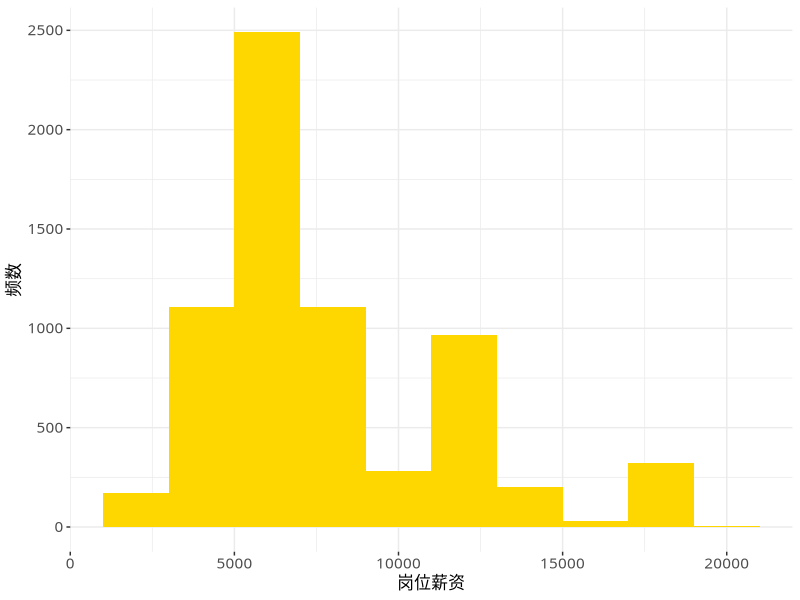
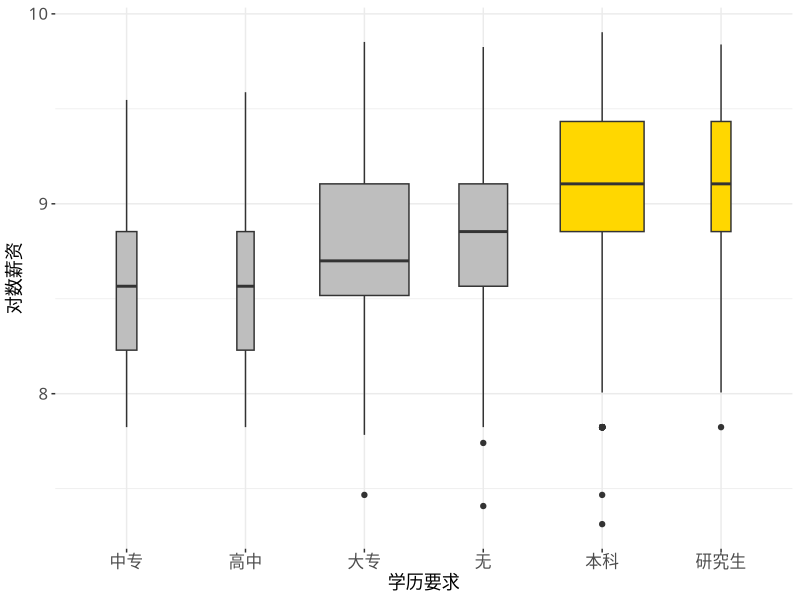
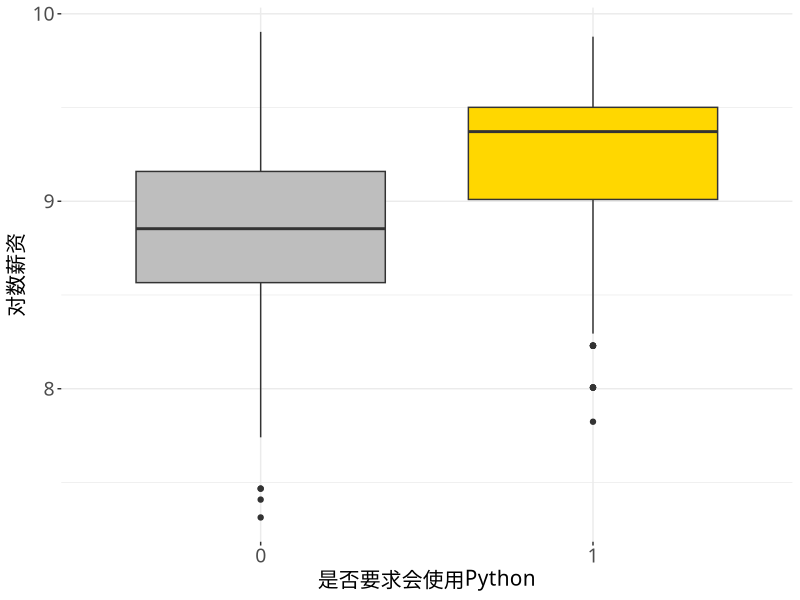
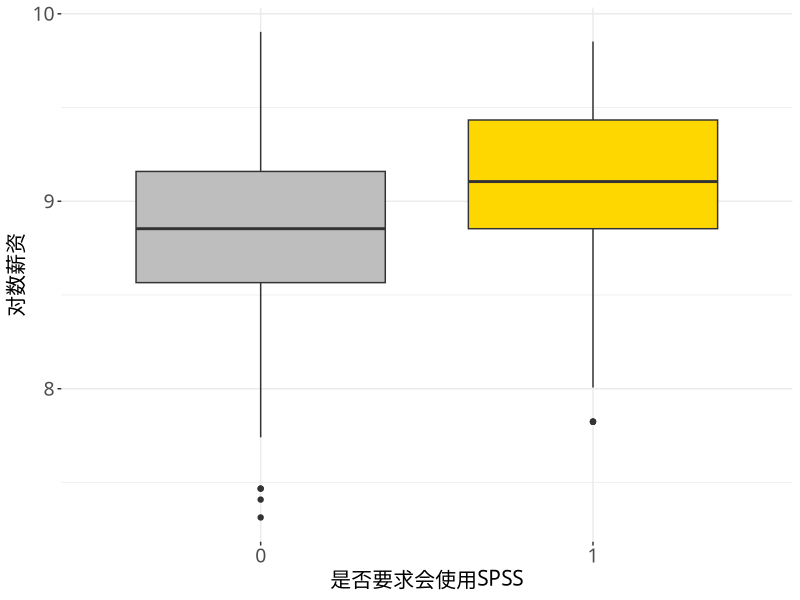
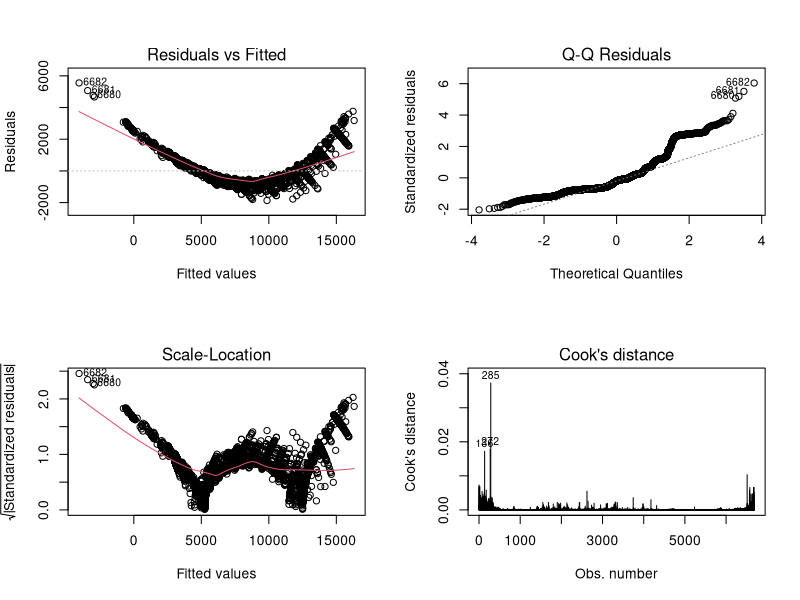
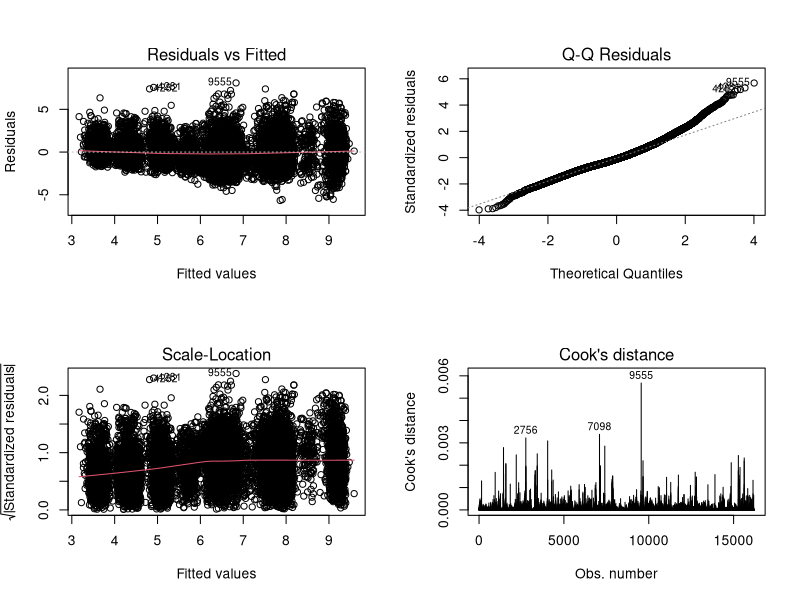

Reproduce these figures in R, in order.
## ---- chunk 1
knitr::opts_chunk$set(echo = TRUE, message = F, warning = F, cache = T)
## ---- chunk 2
### 数据准备 ###
# 清空工作空间
rm(list = ls())
## ---- chunk 3
library(ggplot2)
jobinfo <- read.csv("./data/jobinfo_ch7.csv", fileEncoding = "utf-8")
ggplot(data = jobinfo,aes(x=aveSalary)) +
    geom_histogram(binwidth = 2000,fill="gold") +
    labs(y="频数",x = "岗位薪资") +
    theme_bw() + 
    theme(panel.border=element_blank(),
          text = element_text(family = "STXihei"),
          axis.title = element_text(size = 12),
          axis.text = element_text(size = 11))
## ---- chunk 4
# 利用箱线图画出，学历vs对数平均薪资的分布，箱体的宽度越宽表示样本量越多
# 将学历转化为因子型变量，便于画图
jobinfo$学历要求 = factor(jobinfo$学历要求,levels=c("中专","高中","大专","无","本科","研究生"))
jobinfo$对数薪资 <- log(jobinfo$aveSalary)
# 绘制箱线图
ggplot(jobinfo,aes(学历要求,对数薪资)) + 
        geom_boxplot(varwidth = TRUE, fill = c(rep("grey",4),rep("gold",2))) + 
        labs(x="学历要求", y = "对数薪资")+
    theme_bw() + 
    theme(panel.border=element_blank(),
          text = element_text(family = "STXihei"),
        axis.title = element_text(size = 13),
          axis.text = element_text(size = 12))
## ---- chunk 5
ggplot(jobinfo,aes(as.factor(Python),对数薪资)) + 
        geom_boxplot(fill = c("grey","gold")) + 
        labs(x="是否要求会使用Python", y = "对数薪资") +
            theme_bw() + 
theme(panel.border=element_blank(),
      text = element_text(family = "STXihei"),
                      axis.title = element_text(size = 15),
          axis.text = element_text(size = 14))

ggplot(jobinfo,aes(as.factor(SPSS),对数薪资)) + 
        geom_boxplot(fill = c("grey","gold")) + 
        labs(x="是否要求会使用SPSS", y = "对数薪资") +
            theme_bw() + 
theme(panel.border=element_blank(),
      text = element_text(family = "STXihei"),
                      axis.title = element_text(size = 15),
          axis.text = element_text(size = 14))
## ---- chunk 6
# 数据预处理
## 转换为factor型变量，地区以河北为基准，公司类别以国企为基准，公司规模以少于50人为基准，学历以无为基准
jobinfo$公司类别 <- factor(jobinfo$公司类别, levels = c("国企","合资","外资","上市公司","民营公司","创业公司"))
jobinfo$公司规模 <- factor(jobinfo$公司规模, levels = c("少于50人","50-500人","500-1000人","1000-5000人","5000-10000人","10000人以上"))
jobinfo$学历要求 <- factor(jobinfo$学历要求, levels = c("无","中专","高中","大专","本科","研究生"))

## 软件要求
for (i in c(2:13)){
        jobinfo[,i] <- as.factor(jobinfo[,i])
}
## ---- chunk 7
## 建立线性模型
lm.fit1 = lm(aveSalary ~ ., data = jobinfo)
## 查看回归结果
summary(lm.fit1)
## ---- chunk 8
## 对线性模型进行回归诊断
# 将画布分为2*2的4块
par(mfrow=c(2,2))
plot(lm.fit1, which = c(1:4)) 
## ---- chunk 9
## 计算对数因变量
jobinfo$对数薪资 <- log(jobinfo$aveSalary)
# 建立对数线性模型，剔除平均薪资变量
lm.fit2 = lm(对数薪资 ~ .-aveSalary, data = jobinfo)
## 使用BIC准则选择模型
n <- nrow(jobinfo)
lm.bic <- step(lm.fit2, direction = "both", k = log(n), trace = F)
summary(lm.bic)
## ---- chunk 10
## 新样本
testdata <- data.frame(R = 1, SPSS = 0, Excel = 0, Python = 1, MATLAB = 0, Java = 0, SQL = 1, SAS = 0, Stata = 0, EViews = 0, Spark = 0, Hadoop = 1, 公司类别 = "上市公司", 公司规模 = "1000-5000人", 学历要求 = "研究生", 工作经验 = 3, 地区 = "北上深")
## 将软件技能转换为factor类型
for (i in c(1:12)) {
    testdata[,i] <- as.factor(testdata[,i])
}
logsalary_hat <- predict(lm.bic, newdata = testdata)  # 预测值
sigma_hat2 <- sum(lm.bic$residuals^2)/lm.bic$df.residual  # sigma^2估计值
y_hat <- exp(logsalary_hat + sigma_hat2/2)  # 
cat("平均薪资水平约为", round(y_hat, 2), "元/月")
## ---- chunk 11
# 清除工作环境
cat("\014")
rm(list=ls())
dat0 <- read.csv("./data/house.csv",header=T,fileEncoding = "utf-8") #读入数据
# 处理厅数
n=dim(dat0)[1]
style=rep("其他",n)
style[which(dat0$halls==0)]="无厅"        
style[which(dat0$halls>0)]="有厅"     
style=factor(style,levels=c("无厅","有厅"))
dat0 <- cbind(dat0,style)  
## ---- chunk 12
lm1 <- lm(price~CATE+school+subway+style+floor+bedrooms+AREA,data=dat0)
summary(lm1)            #回归结果展示
par(mfrow=c(2,2))           #画2*2的图
plot(lm1,which=c(1:4))      #模型诊断图，存在异方差现象，对因变量取对数
## ---- chunk 13
lm2 <- lm(log(price) ~ CATE * school + subway + style + floor + bedrooms + AREA, data = dat0)   
summary(lm2)            #回归结果展示
## ---- chunk 14
lm3.bic <- step(lm2, k = log(nrow(dat0)), trace = F)
newdata <- data.frame(CATE = "海淀", bedrooms = 2, halls = 1, AREA = 70, floor = "low", subway = 1, school = 1, style = "有厅")
logprice_hat <- predict(lm3.bic, newdata = newdata)  # 预测值
sig_hat2 <- sum(lm3.bic$residuals^2)/lm3.bic$df.residual  # sigma^2估计值
y_hat <- exp(logprice_hat + sig_hat2/2)  # 
cat("单位面积房价约为", round(y_hat, 2), "万元/平方米")
